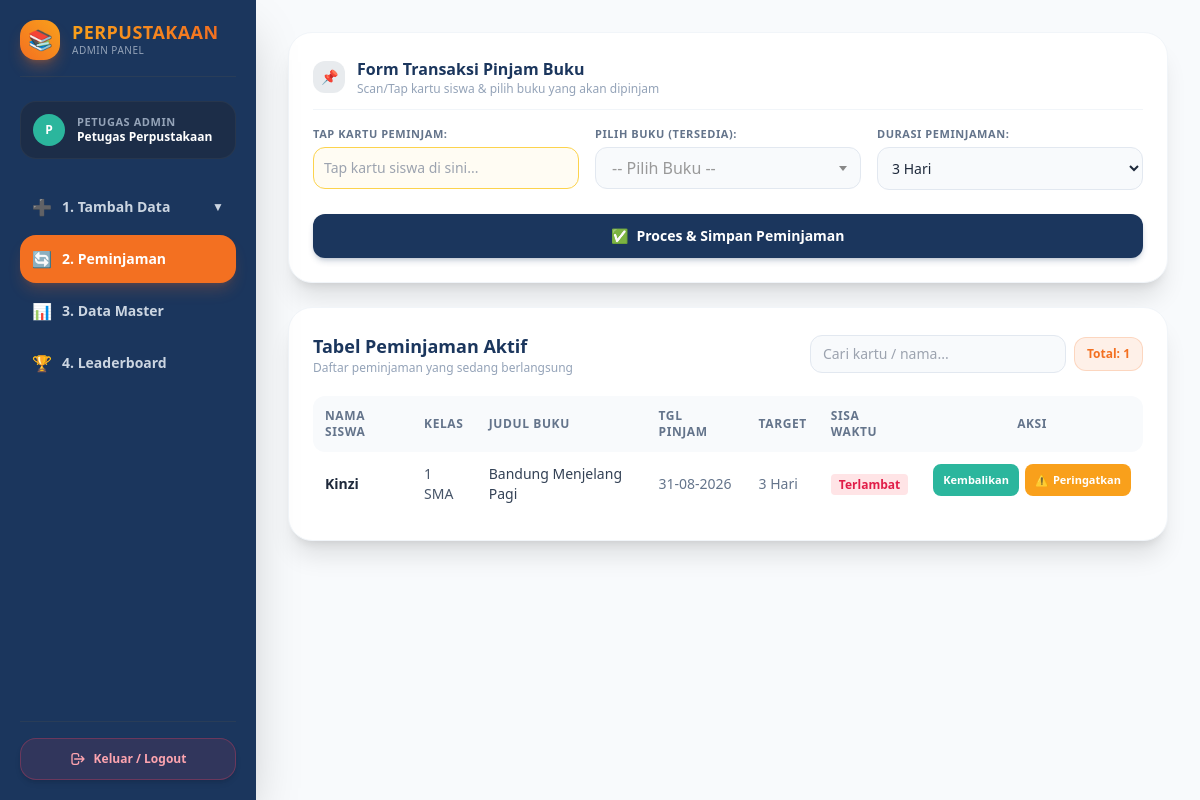
/admin_dashboard.php (signed in), run on an earlier commit of the app's database.
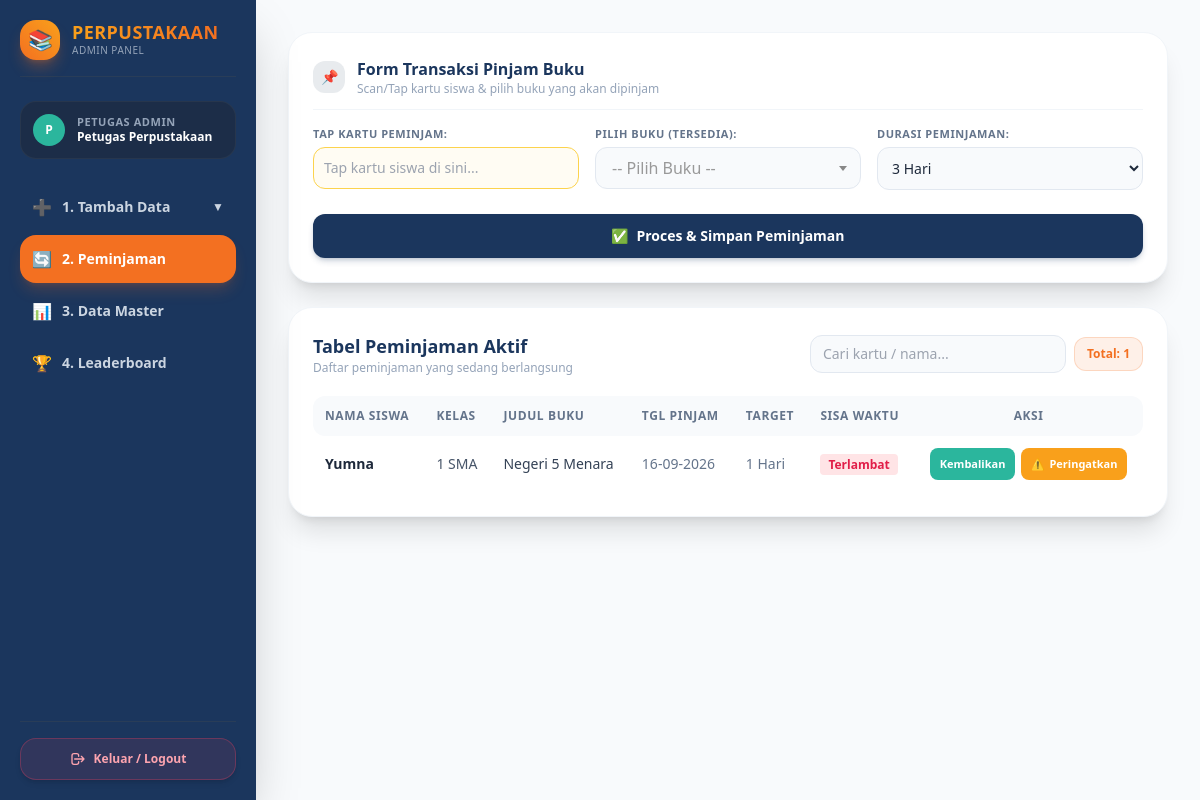
And on a later commit of the database.
### tables this page shows
CREATE TABLE `peminjaman` (
  `id` int(11) NOT NULL,
  `siswa_id` int(11) DEFAULT NULL,
  `buku_id` int(11) DEFAULT NULL,
  `tanggal_pinjam` date NOT NULL,
  `durasi_hari` int(11) DEFAULT 3,
  `tanggal_jatuh_tempo` date DEFAULT NULL,
  `tanggal_kembali` date DEFAULT NULL,
  `status_transaksi` enum('berjalan','selesai') DEFAULT 'berjalan'
);

CREATE TABLE `siswa` (
  `id` int(11) NOT NULL,
  `nomor_kartu` varchar(50) NOT NULL,
  `nama` varchar(100) NOT NULL,
  `kelas` varchar(20) NOT NULL,
  `password` varchar(255) NOT NULL
);

CREATE TABLE `buku` (
  `id` int(11) NOT NULL,
  `judul` varchar(200) NOT NULL,
  `penulis` varchar(100) NOT NULL,
  `sinopsis` text DEFAULT NULL,
  `cover` varchar(255) DEFAULT 'default_cover.jpg',
  `status` enum('tersedia','dipinjam') DEFAULT 'tersedia'
);

### admin_dashboard.php (the view, shortened to what this page needs)
<?php
include 'koneksi.php';
?>
<!DOCTYPE html>
<html lang="id">
<head>
    <script src="https://cdn.tailwindcss.com"></script>
    <link href="https://cdn.jsdelivr.net/npm/select2@4.1.0-rc.0/dist/css/select2.min.css" rel="stylesheet" />
</head>
<body class="bg-brand-lightBg text-slate-800 flex min-h-screen overflow-x-hidden">
    <aside class="w-64 bg-brand-navy text-white flex flex-col justify-between p-5 fixed top-0 bottom-0 left-0 z-40 shadow-2xl">
        <div class="space-y-6">
            <div class="flex items-center gap-3 pb-4 border-b border-slate-700/60">
                <div class="w-10 h-10 rounded-2xl bg-gradient-to-tr from-brand-orange to-brand-amber flex items-center justify-center text-white font-black text-xl shadow-lg shadow-brand-orange/30 shrink-0">
                    📚
                </div>
                <div>
                    <h1 class="font-black text-lg tracking-wide uppercase bg-gradient-to-r from-brand-amber to-brand-orange bg-clip-text text-transparent leading-none">
                    </h1>
                    <p class="text-[10px] text-slate-400 font-medium tracking-wider mt-0.5">ADMIN PANEL</p>
                </div>
            </div>
            <div class="bg-slate-800/60 border border-slate-700/50 rounded-2xl p-3 flex items-center gap-3">
                <div class="w-8 h-8 rounded-full bg-brand-teal flex items-center justify-center font-bold text-xs text-white">
                    <?= strtoupper(substr($_SESSION['nama'], 0, 1)); ?>
                </div>
                <div class="overflow-hidden">
                    <p class="text-[11px] text-slate-400 font-semibold uppercase tracking-wider leading-none">Petugas Admin</p>
                    <p class="text-xs font-bold text-white truncate mt-0.5"><?= htmlspecialchars($_SESSION['nama']); ?></p>
                </div>
            </div>
            <nav>
                <ol class="space-y-1 text-sm font-semibold">
                    <li>
                        <button onclick="toggleSubmenu('submenu-tambah-data')" class="w-full flex items-center justify-between p-3 rounded-2xl hover:bg-slate-800/80 text-slate-300 hover:text-white transition">
                            <span class="flex items-center gap-2.5">
                                <span class="text-base">➕</span> 1. Tambah Data
                            </span>
                            <span id="arrow-tambah" class="text-xs transition-transform duration-200">▼</span>
                        </button>
                    </li>
                    <li>
                        <button onclick="switchMainView('view-peminjaman', this)" class="nav-btn active-nav w-full flex items-center gap-2.5 p-3 rounded-2xl bg-brand-orange text-white font-bold shadow-lg shadow-brand-orange/20 transition">
                            <span class="text-base">🔄</span> 2. Peminjaman
                        </button>
                    </li>
                    <li>
                        <button onclick="switchMainView('view-data-master', this)" class="nav-btn w-full flex items-center gap-2.5 p-3 rounded-2xl hover:bg-slate-800/80 text-slate-300 hover:text-white transition">
                            <span class="text-base">📊</span> 3. Data Master
                        </button>
                    </li>
                    <li>
                        <button onclick="switchMainView('view-leaderboard', this)" class="nav-btn w-full flex items-center gap-2.5 p-3 rounded-2xl hover:bg-slate-800/80 text-slate-300 hover:text-white transition">
                            <span class="text-base">🏆</span> 4. Leaderboard
                        </button>
                    </li>
                </ol>
            </nav>
        </div>
        <div class="pt-4 border-t border-slate-700/60">
            <a href="index.php" class="w-full bg-rose-500/10 border border-rose-500/30 hover:bg-rose-600 text-rose-300 hover:text-white p-3 rounded-2xl font-bold text-xs flex items-center justify-center gap-2 transition active:scale-95 shadow-md">
                <svg class="w-4 h-4" fill="none" stroke="currentColor" viewBox="0 0 24 24">
                    <path stroke-linecap="round" stroke-linejoin="round" stroke-width="2" d="M17 16l4-4m0 0l-4-4m4 4H7m6 4v1a3 3 0 01-3 3H6a3 3 0 01-3-3V7a3 3 0 013-3h4a3 3 0 013 3v1"/>
                </svg>
                Keluar / Logout
            </a>
        </div>
    </aside>
    <main class="ml-64 flex-grow p-6 sm:p-8 min-h-screen">
        <div id="view-peminjaman" class="main-view-section space-y-6">
            <div class="bg-white p-6 rounded-3xl shadow-xl border border-slate-100 max-w-4xl mx-auto">
                <div class="flex items-center gap-3 mb-4 pb-3 border-b border-slate-100">
                    <div class="w-8 h-8 rounded-xl bg-brand-navy/10 text-brand-navy flex items-center justify-center font-bold text-sm">📌</div>
                    <div>
                        <h2 class="text-base font-bold text-brand-navy">Form Transaksi Pinjam Buku</h2>
                        <p class="text-xs text-slate-400">Scan/Tap kartu siswa & pilih buku yang akan dipinjam</p>
                    </div>
                </div>
                <form action="" method="POST" class="grid grid-cols-1 md:grid-cols-3 gap-4">
                    <div>
                        <label class="text-[11px] font-bold text-slate-500 uppercase tracking-wider block mb-1">Tap Kartu Peminjam:</label>
                        <input type="text" id="input_nomor_kartu_pinjam" name="nomor_kartu_pinjam" required autofocus placeholder="Tap kartu siswa di sini..." class="w-full p-2.5 border border-amber-300 rounded-xl text-sm bg-amber-50/60 focus:bg-white focus:ring-2 focus:ring-brand-teal focus:outline-none transition font-medium">
                    </div>
                    <div>
                        <label class="block text-[11px] font-bold text-slate-500 uppercase tracking-wider mb-1">Pilih Buku (Tersedia):</label>
                    </div>
                    <div>
                        <label class="text-[11px] font-bold text-slate-500 uppercase tracking-wider block mb-1">Durasi Peminjaman:</label>
                        <select name="durasi_hari" class="w-full p-2.5 border border-slate-200 rounded-xl text-sm bg-slate-50 focus:bg-white focus:ring-2 focus:ring-brand-teal focus:outline-none transition">
                            <?php for ($i = 1; $i <= 7; $i++): ?>
                                <option value="<?= $i; ?>" <?= $i === 3 ? 'selected' : ''; ?>><?= $i; ?> Hari</option>
                            <?php endfor; ?>
                        </select>
                    </div>
                    <div class="md:col-span-3 pt-2">
                        <button type="submit" name="pinjam_buku" class="w-full bg-brand-navy hover:bg-slate-800 text-white py-3 rounded-xl text-xs sm:text-sm font-bold shadow-md shadow-brand-navy/20 transition active:scale-[0.98] flex items-center justify-center gap-2">
                            <span>✅</span> Proces & Simpan Peminjaman
                        </button>
                    </div>
                </form>
            </div>
            <div class="bg-white rounded-3xl shadow-xl p-6 border border-slate-100 max-w-4xl mx-auto">
                <?php
                $q_peminjaman = mysqli_query($koneksi, "
                    SELECT p.id AS id_pinjam, s.nama, s.kelas, s.nomor_kartu, b.judul, p.tanggal_pinjam, p.durasi_hari, p.tanggal_jatuh_tempo
                    FROM peminjaman p
                    JOIN siswa s ON p.siswa_id = s.id
                    JOIN buku b ON p.buku_id = b.id
                    WHERE p.status_transaksi = 'berjalan'
                    ORDER BY p.tanggal_pinjam DESC
                ");
                $total_pinjam = mysqli_num_rows($q_peminjaman);
                ?>
                <div class="flex flex-col sm:flex-row justify-between items-stretch sm:items-center gap-3 mb-5">
                    <div>
                        <h2 class="text-base sm:text-lg font-bold text-brand-navy">Tabel Peminjaman Aktif</h2>
                        <p class="text-xs text-slate-400">Daftar peminjaman yang sedang berlangsung</p>
                    </div>
                    <div class="flex items-center gap-2">
                        <input type="text" id="tapKartuReturn" onkeyup="filterPeminjamanTap()" onkeydown="preventRfidEnter(event)" placeholder="Cari kartu / nama..." autocomplete="off" class="border border-slate-200 rounded-xl px-3 py-2 text-xs sm:text-sm w-full sm:w-64 focus:outline-none focus:ring-2 focus:ring-brand-teal bg-slate-50">
                        <span class="bg-brand-orange/10 text-brand-orange border border-brand-orange/20 text-xs font-black px-3 py-2 rounded-xl whitespace-nowrap">
                            Total: <?= $total_pinjam; ?>
                        </span>
                    </div>
                </div>
                <div class="overflow-x-auto">
                    <table class="w-full text-left text-xs sm:text-sm">
                        <thead class="bg-slate-50 text-slate-500 font-bold uppercase text-[10px] sm:text-xs tracking-wider">
                            <tr>
                                <th class="p-3 rounded-l-xl">Nama Siswa</th>
                                <th class="p-3">Kelas</th>
                                <th class="p-3">Judul Buku</th>
                                <th class="p-3">Tgl Pinjam</th>
                                <th class="p-3">Target</th>
                                <th class="p-3">Sisa Waktu</th>
                                <th class="p-3 text-center rounded-r-xl">Aksi</th>
                            </tr>
                        </thead>
                        <tbody class="divide-y divide-slate-100">
                            <?php if ($total_pinjam > 0): while ($p = mysqli_fetch_assoc($q_peminjaman)): ?>
                                <tr class="row-peminjaman hover:bg-slate-50 transition" data-kartu="<?= htmlspecialchars($p['nomor_kartu']); ?>" data-nama="<?= htmlspecialchars($p['nama']); ?>">
                                    <td class="p-3 font-semibold text-slate-800 cell-nama"><?= $p['nama']; ?></td>
                                    <td class="p-3 text-slate-600"><?= $p['kelas']; ?></td>
                                    <td class="p-3 text-slate-700 font-medium"><?= $p['judul']; ?></td>
                                    <td class="p-3 text-slate-500 whitespace-nowrap"><?= date('d-m-Y', strtotime($p['tanggal_pinjam'])); ?></td>
                                    <td class="p-3 text-slate-500 whitespace-nowrap"><?= $p['durasi_hari']; ?> Hari</td>
                                    <td class="p-3 font-semibold whitespace-nowrap">
                                        <span class="countdown-timer" data-target="<?= $p['tanggal_jatuh_tempo']; ?> 23:59:59">Memuat...</span>
                                    </td>
                                    <td class="p-3 text-center flex justify-center items-center gap-1.5">
                                        <form action="" method="POST" onsubmit="return confirmAction(event, 'Yakin ingin kembalikan buku ini?', this);">
                                            <button type="submit" class="bg-brand-teal hover:bg-teal-600 text-white text-[11px] px-2.5 py-1.5 rounded-lg font-bold transition">
                                                Kembalikan
                                            </button>
                                        </form>
                                        <form action="" method="POST" onsubmit="return confirmAction(event, 'Kirim notifikasi peringatan pengembalian ke siswa ini?', this);">
                                            <button type="submit" class="bg-brand-amber hover:bg-amber-600 text-white text-[11px] px-2.5 py-1.5 rounded-lg font-bold transition flex items-center gap-1">
                                                ⚠️ <span>Peringatkan</span>
                                            </button>
                                        </form>
                                    </td>
                                </tr>
                            <?php endwhile; else: ?>
                                <tr>
                                    <td colspan="7" class="p-6 text-center text-slate-400 text-xs sm:text-sm">Tidak ada peminjaman aktif saat ini.</td>
                                </tr>
                            <?php endif; ?>
                        </tbody>
                    </table>
                </div>
            </div>
        </div>
    </main>
</body>
</html>

What changed in the data, as far as the page shows it:
removed peminjaman: siswa.nama "Kinzi", siswa.kelas "1 SMA", buku.judul "Bandung Menjelang Pagi", tanggal_pinjam "31-08-2026", durasi_hari "3"
added peminjaman: siswa.nama "Yumna", siswa.kelas "1 SMA", buku.judul "Negeri 5 Menara", tanggal_pinjam "16-09-2026", durasi_hari "1"
